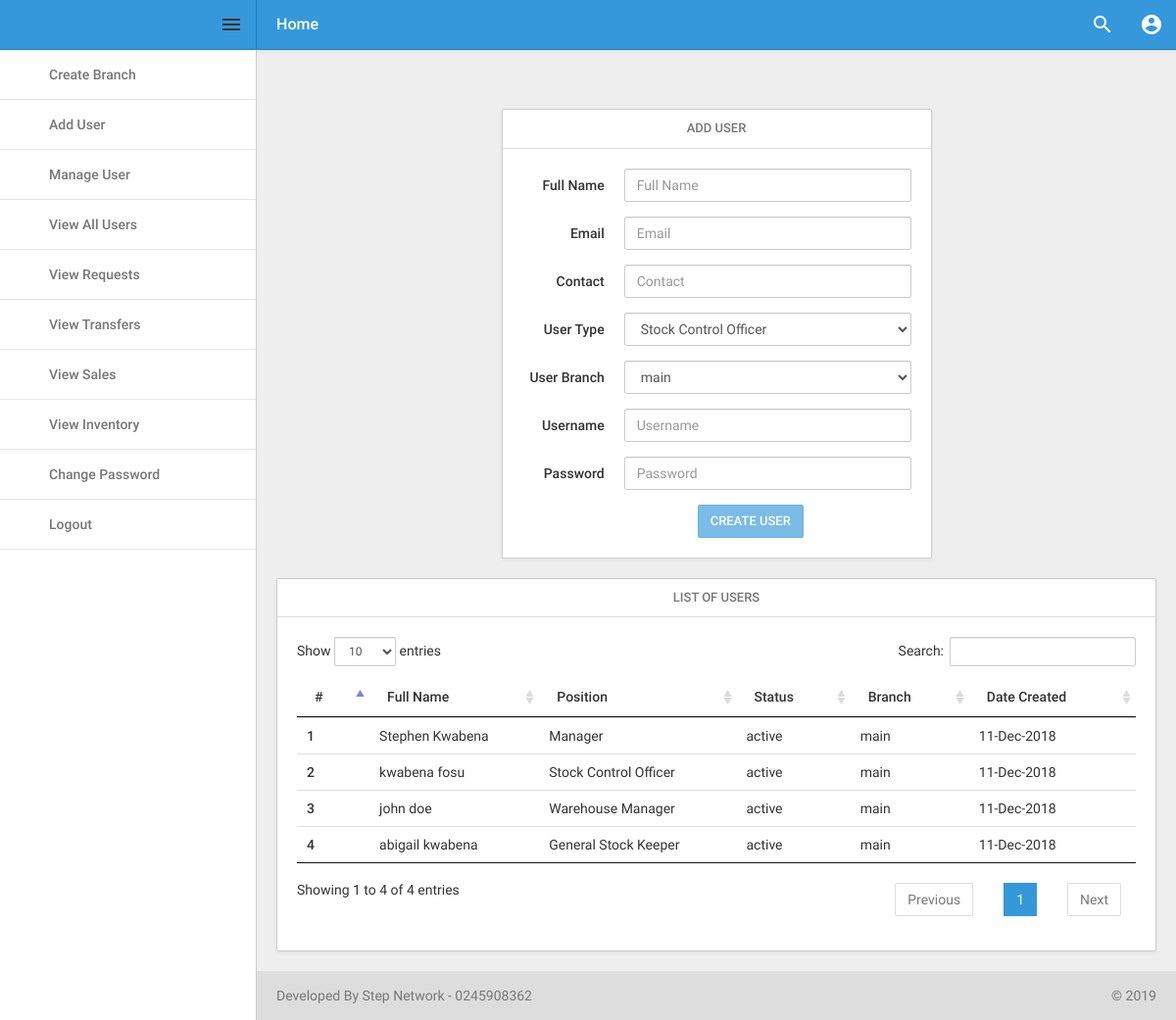
The app's page /admin/index.php?add_user (signed in) with its own data.
### tables this page shows
CREATE TABLE `users_table` (
  `users_table_id` int(100) NOT NULL AUTO_INCREMENT,
  `user_username` varchar(50) NOT NULL,
  `user_pass` mediumtext NOT NULL,
  `user_name` varchar(100) NOT NULL,
  `user_status` int(50) NOT NULL,
  `user_type` int(50) NOT NULL,
  `user_branch` int(50) NOT NULL,
  `user_email` varchar(20) NOT NULL,
  `user_contact` varchar(20) NOT NULL,
  `timestamp` datetime NOT NULL DEFAULT CURRENT_TIMESTAMP,
  PRIMARY KEY (`users_table_id`),
  KEY `user_status` (`user_status`),
  KEY `user_type` (`user_type`),
  KEY `user_branch` (`user_branch`),
  CONSTRAINT `users_table_ibfk_1` FOREIGN KEY (`user_status`) REFERENCES `user_status` (`user_status_id`),
  CONSTRAINT `users_table_ibfk_2` FOREIGN KEY (`user_type`) REFERENCES `user_work_types` (`work_type_id`),
  CONSTRAINT `users_table_ibfk_3` FOREIGN KEY (`user_branch`) REFERENCES `system_branches` (`system_branch_id`)
);

CREATE TABLE `user_work_types` (
  `work_type_id` int(50) NOT NULL AUTO_INCREMENT,
  `work_type` varchar(50) NOT NULL,
  `work_type_timestamp` timestamp NOT NULL DEFAULT CURRENT_TIMESTAMP,
  PRIMARY KEY (`work_type_id`)
);

CREATE TABLE `user_status` (
  `user_status_id` int(50) NOT NULL AUTO_INCREMENT,
  `status_name` varchar(20) NOT NULL,
  `status_timestamp` timestamp NOT NULL DEFAULT CURRENT_TIMESTAMP,
  PRIMARY KEY (`user_status_id`)
);

CREATE TABLE `system_branches` (
  `system_branch_id` int(100) NOT NULL AUTO_INCREMENT,
  `system_branch_name` varchar(50) NOT NULL,
  `branch_timestamp` timestamp NOT NULL DEFAULT CURRENT_TIMESTAMP,
  PRIMARY KEY (`system_branch_id`)
);

### admin/add_user.php (the view, shortened to what this page needs)
<div id="global">
                <div class="container-fluid">
                    <div class="row cm-fix-height">
                    <div class="col-lg-6 col-lg-offset-3 col-md-6 col-md-offset-3">
                        <div class="panel panel-default">
                            <div class="panel-heading">Add User</div>
                            <div class="panel-body">
                                <form class="form-horizontal" data-toggle="validator" id="form_add_user" method="post">
                                    <div class="form-group">
                                        <label for="inputEmail3" class="col-sm-3 control-label">Full Name</label>
                                        <div class="col-sm-9">
                                            <input type="text" data-error="Enter User Full Name" class="form-control" id="txt_full_name" placeholder="Full Name" required="required">
                                        </div>
                                    </div>
                                     <div class="form-group">
                                        <label for="inputEmail3" class="col-sm-3 control-label">Email</label>
                                        <div class="col-sm-9">
                                            <input type="text" class="form-control" data-error="Enter User Email" id="txt_email" placeholder="Email">
                                        </div>
                                    </div>
                                     <div class="form-group">
                                        <label for="inputEmail3" class="col-sm-3 control-label">Contact</label>
                                        <div class="col-sm-9">
                                            <input type="number" data-minlength="10" data-error="Enter Valid 10 Digit Phone Number" class="form-control" id="txt_contact" placeholder="Contact" required="required">
                                        </div>
                                    </div>
                                    <div class="form-group">
                                        <label for="inputEmail3" class="col-sm-3 control-label">User Type</label>
                                        <div class="col-sm-9">
                                            <select class="form-control" id="select_user_type">
                                                <?php  $get_work_type_query = mysqli_query($connection,"SELECT * FROM `user_work_types`");
                                                    while ($work_type_items = mysqli_fetch_array($get_work_type_query)) {
                                                        if($work_type_items['work_type_id'] == '5' || $work_type_items['work_type_id'] == '6' || $work_type_items['work_type_id'] == '7'){
                                                        ?>
                                                <option value="<?php  echo $work_type_items['work_type_id']  ?>"><?php   echo $work_type_items['work_type']; ?></option>
                                                 <?php   }else{};
                                                    }
                                                    ?>
                                            </select>
                                        </div>
                                    </div>
                                    <div class="form-group">
                                        <label for="inputEmail3" class="col-sm-3 control-label">User Branch</label>
                                        <div class="col-sm-9">
                                            <select class="form-control" id="select_user_branch">
                                            <?php  $get_branch_query = mysqli_query($connection,"SELECT * FROM `system_branches` ");
                                                    while ($branch_items = mysqli_fetch_array($get_branch_query)) {
                                                       $corrected_branch_letters = strtolower($branch_items['system_branch_name']);
                                                        if($branch_items['system_branch_name'] == $corrected_branch_letters){
                                                        ?>
                                                <option value="<?php  echo $branch_items['system_branch_id']  ?>"><?php   echo $branch_items['system_branch_name']; ?></option>
                                                 <?php   }else{};
                                                    } ?>
                                            </select>
                                        </div>
                                    </div>
                                     <div class="form-group">
                                        <label for="inputEmail3" class="col-sm-3 control-label">Username</label>
                                        <div class="col-sm-9">
                                            <input type="text" class="form-control" data-error="Enter Username" id="txt_username" placeholder="Username" required="required">
                                        </div>
                                    </div>
                                    <div class="form-group">
                                        <label for="inputPassword3" class="col-sm-3 control-label">Password</label>
                                        <div class="col-sm-9">
                                            <input type="password" data-error="Enter Password" class="form-control" class="form-control" id="txt_password" placeholder="Password" required="required">
                                        </div>
                                    </div>
                                    <div class="form-group" style="margin-bottom:0">
                                        <div class="col-sm-offset-2 col-sm-10 text-center">
                                            <button type="submit" class="btn btn-primary">Create User</button>
                                        </div>
                                    </div>
                                </form>
                            </div>
                        </div>
                    </div>
                </div>
                <div class="row cm-fix-height">
                    <div class="col-lg-12 col-md-12">
                        <div class="panel panel-default">
                            <div class="panel-heading">List Of Users</div>
                            <div class="panel-body">
                            <table class="table" id="my_selected_table">
                                <thead>
                                    <tr>
                                        <th>#</th>
                                        <th>Full Name</th>
                                        <th>Position</th>
                                        <th>Status</th>
                                        <th>Branch</th>
                                        <th>Date Created</th>
                                    </tr>
                                </thead>
                                <tbody id="add_users_table">
                                   <?php
                                    $get_users_query = mysqli_query($connection,"SELECT * FROM users_table JOIN `system_branches` on `users_table`.`user_branch` = `system_branches`.`system_branch_id` JOIN user_work_types on `users_table`.`user_type` = `user_work_types`.`work_type_id` JOIN `user_status` on `users_table`.`user_status` = `user_status`.`user_status_id` ORDER BY `users_table`.`users_table_id` DESC");
                                    while ($get_each_user = mysqli_fetch_array($get_users_query)) { ?>
                                        <tr>
                                            <th scope="row"><?php echo $get_each_user["users_table_id"]; ?></th>
                                            <td><?php echo $get_each_user["user_name"]; ?></td>
                                            <td><?php echo $get_each_user["work_type"]; ?></td>
                                            <td><?php echo $get_each_user["status_name"]; ?></td>
                                            <td><?php echo $get_each_user["system_branch_name"]; ?></td>
                                            <td><?php echo date("d-M-Y",strtotime($get_each_user["timestamp"])) ?></td>
                                        </tr>
                                  <?php  }  ?>
                                </tbody>
                            </table>
                            </div>
                        </div>
                    </div>
                </div>
            </div>

### records on screen
users_table: users_table_id "4", user_name "abigail kwabena", user_type.work_type "General Stock Keeper", user_status.status_name "active", user_branch.system_branch_name "main", timestamp "11-Dec-2018"
users_table: users_table_id "3", user_name "john doe", user_type.work_type "Warehouse Manager", user_status.status_name "active", user_branch.system_branch_name "main", timestamp "11-Dec-2018"
users_table: users_table_id "2", user_name "kwabena fosu", user_type.work_type "Stock Control Officer", user_status.status_name "active", user_branch.system_branch_name "main", timestamp "11-Dec-2018"
users_table: users_table_id "1", user_name "Stephen Kwabena", user_type.work_type "Manager", user_status.status_name "active", user_branch.system_branch_name "main", timestamp "11-Dec-2018"

### other values on screen
form field value "Stock Control Officer"
form field value "main"
